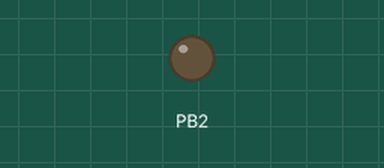
Simulated run of this program. Board: ATmega328P, built with avr-gcc and emulated at 16 MHz. Shown: output pins drawn as LEDs (lit = HIGH). Dashed ring = blinking.

Above: at 0.3 s.
At 2.4 s:
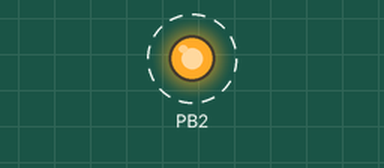
Timing chart, 0 to 3.0 s (numbered marks = the images above):
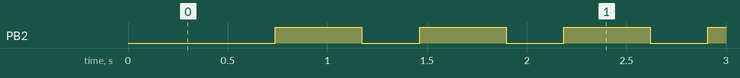

Measured:
- by itself, PB2: alternates HIGH for 0.43 s and LOW for 0.29 s

The program:

main.c
```c
/*
 * DA2C_INT_NORMAL_A.c
 *
 * Created: 3/23/2019 1:41:52 AM
 * Author : Cody Hudson
 */
#define F_CPU 16000000UL
#include <avr/io.h>
#include <util/delay.h>
#include <avr/interrupt.h>

int Count = 0;
int main(void)
{
	DDRB |= (1<<DDB2);		//SETS DIRECTION OF PORT B2 AS OUTPUT
	TIMSK0 |= (1<<TOIE0);	//THE INTERRUPT TO ACTIVATE WHEN TIMER 0 HAS OVERFLOW
	sei();					//SETS GLOBAL INTERRUPT
	TCNT0 = 0x8F;			//SETS TCNT0 TO 0x8F
	TCCR0A = 0x00;			//SETS TIMMER 0 TO NORMAL MODE
	TCCR0B = 0x05;			//SETS PRESCALLER TO 1024
	while(1);
}
ISR (TIMER0_OVF_vect){		//TV0V INTERUPT SUBROUTINE
	while(1){
		while((TIFR0 & 0x01) == 0)	//WHILE FLAG ISNT SET STAY HERE
		;
		TCNT0 = 0x8F;		//SET TCNT0 BACK TO 0x8F
		TIFR0 = 0x01;		//CLEAR FLAG
		Count++;			//INCRIMENT TIMMER
		if(Count == 60)		//40% OF THE TIME DO THIS
			PORTB &= (0<<PORTB2);	//SET WAVEFORM LOW
		if(Count == 100){	//60% OF THE TIME DO THIS
			PORTB |= (1<<PORTB2);	//SET WAVEFORM HIGH
			Count = 0;		//SET COUNTER BACK TO 0
		}
	}
}
```
